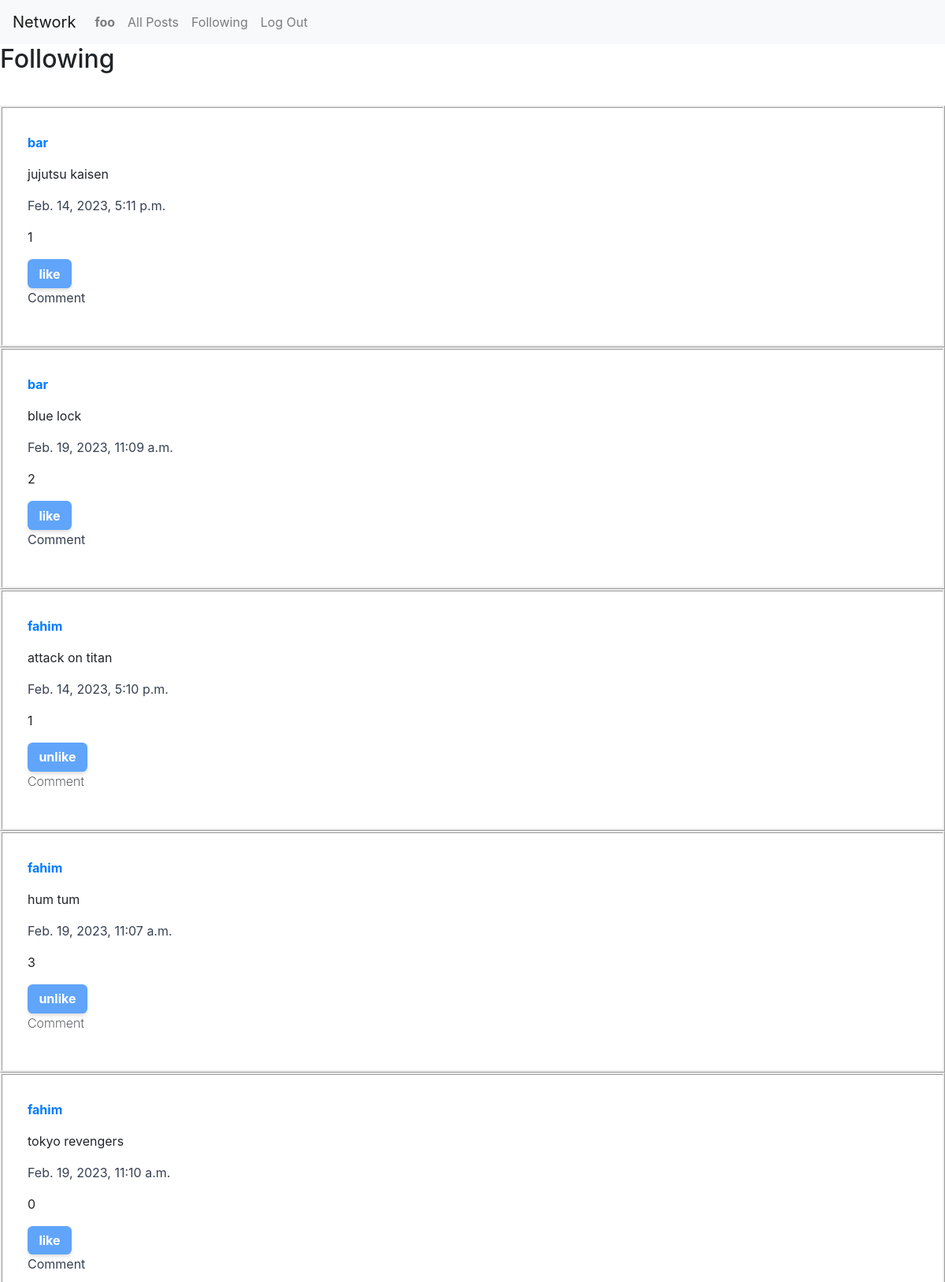
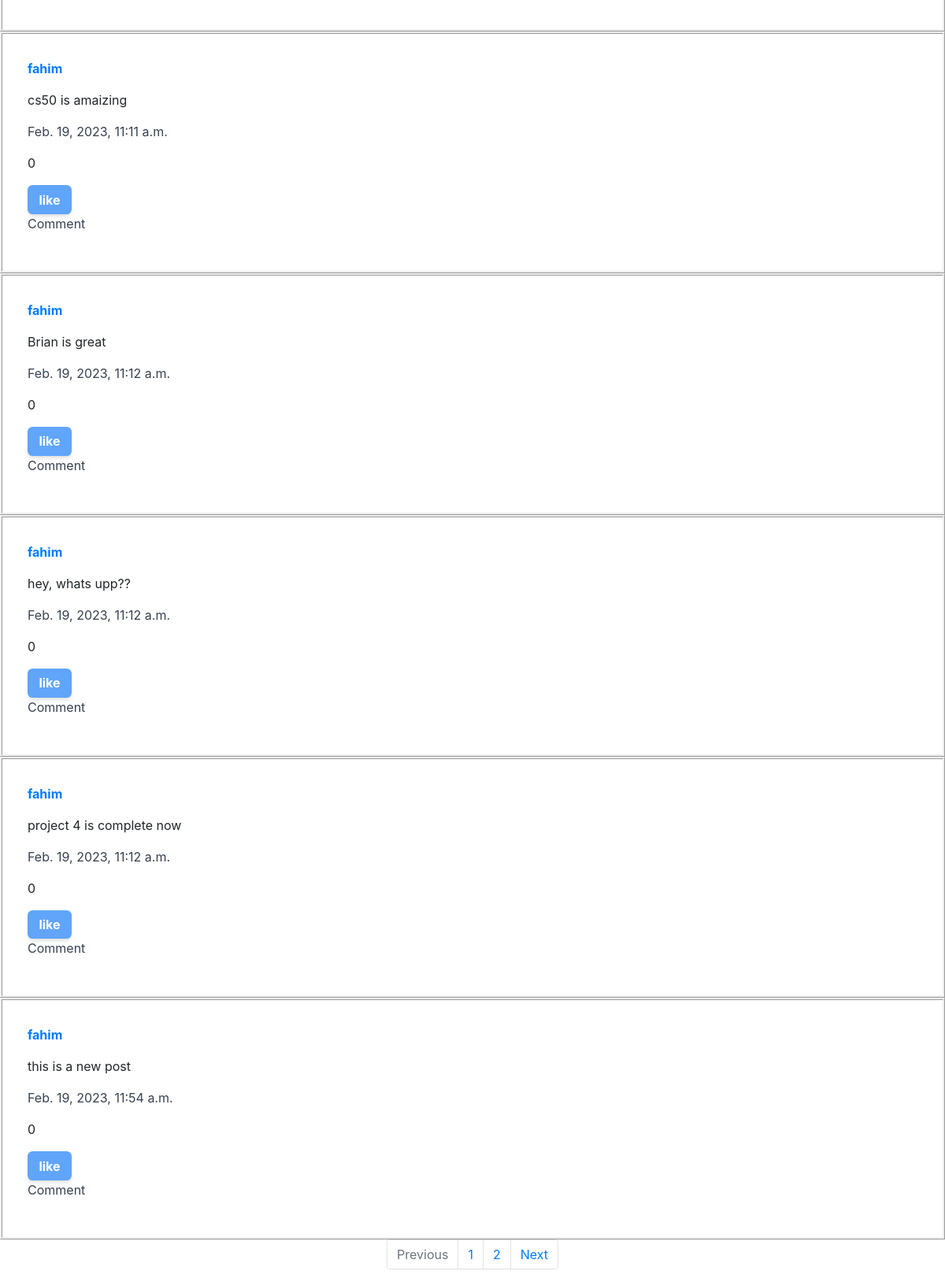
Page /following (signed in) on the committed database (2 pictures, top to bottom).
### network/models.py (models this page shows, shortened)
class User(AbstractUser):
    def __str__(self):
        return self.username

class Post(models.Model):
    creator = models.ForeignKey(User, on_delete=models.CASCADE, related_name="posts")
    content = models.CharField(max_length=255)
    created_on = models.DateTimeField(auto_now_add=True)
    likes = models.ManyToManyField(User, related_name="liked_post")
    like = models.IntegerField(default=0)

### network/views.py (the view)
# urls.py: path("following", views.following, name="following"),
@csrf_exempt
def following(request, page_num=1):
    user = request.user
    follow = Follow.objects.get(user=user)
    followings = follow.following.all()
    liked_posts = []
    posts = Post.objects.none()
    for u in followings:
        posts = posts | Post.objects.filter(creator=u)
    liked = Post.objects.filter(likes=request.user)
    for post in posts:
        if post in liked:
            liked_posts.append(post)
    p = Paginator(posts, 10)
    posts = p.page(page_num)
    return render(request, "network/following.html", {
        "posts": posts.object_list,
        "liked_posts": liked_posts,
        "page_range": p.page_range,
        "previous_page_number": posts.previous_page_number() if posts.has_previous() else 0,
        "next_page_number": posts.next_page_number() if posts.has_next() else 0,
        "previous": posts.has_previous(),
        "next": posts.has_next(),
    })

### network/templates/network/following.html (shortened to what this page needs)
{% extends "network/layout.html" %}
{% block body %}
<h2 style="padding-bottom: 2rem;">Following</h2>
{% for post in posts %}
	{% if post in liked_posts %}
		<div style="border-style: ridge; padding: 2rem;">
			<p>
				<a href="{% url 'profile' post.creator.id %}">
					<b>{{ post.creator }}</b>
				</a>
			</p>
			<div id="div{{ post.id }}">
				<p id="{{ post.id }}">{{ post.content }}</p>
			</div>
			<p style="color: #374151;">{{ post.created_on }}</p>
			<p id="like{{ post.id }}">{{ post.like }}</p>
			<input
				id="like_button{{ post.id }}"
				type="button"
				value="unlike"
				onclick="handleLike({{ post.id }})"
				style="padding-top: 0.4rem; padding-bottom: 0.4rem; padding-left: 0.9rem; padding-right: 0.9rem; border-radius: 0.4rem; background-color: #60a5fa; color: #ffffff; font-weight: 700; border-style: none; box-shadow: 0 4px 6px -1px rgba(0, 0, 0, 0.1), 0 2px 4px -1px rgba(0, 0, 0, 0.06);"
			/>
			<p style="font-weight: 200;">Comment</p>
		</div>
	{% else %}
		<div style="border-style: ridge; padding: 2rem;">
			<p>
				<a href="{% url 'profile' post.creator.id %}">
					<b>{{ post.creator }}</b>
				</a>
			</p>
			<div id="div{{ post.id }}">
				<p id="{{ post.id }}">{{ post.content }}</p>
			</div>
			<p style="color: #374151;">{{ post.created_on }}</p>
			<p id="like{{ post.id }}">{{ post.like }}</p>
			<input
				id="like_button{{ post.id }}"
				value="like"
				type="button"
				onclick="handleLike({{ post.id }})"
				style="padding-top: 0.4rem; padding-bottom: 0.4rem; padding-left: 0.9rem; padding-right: 0.9rem; border-radius: 0.4rem; background-color: #60a5fa; color: #ffffff; font-weight: 700; border-style: none; box-shadow: 0 4px 6px -1px rgba(0, 0, 0, 0.1), 0 2px 4px -1px rgba(0, 0, 0, 0.06);"
			/>
			<p style="color: #374151;">Comment</p>
		</div>
	{% endif %}
{% endfor %}
<nav aria-label="Page navigation example">
  <ul class="pagination justify-content-center">
	{% if previous %}
		<li class="page-item">
			<a class="page-link" href="{% url 'index' previous_page_number %}" tabindex="-1" aria-disabled="true">Previous</a>
		</li>
	{% else %}
		<li class="page-item disabled">
		<a class="page-link" href="#" tabindex="-1" aria-disabled="true">Previous</a>
		</li>
	{% endif %}
	{% for i in page_range%}
	<li class="page-item"><a class="page-link" href="{% url 'index' i %}">{{ i }}</a></li>
	{% endfor %}
	{% if next %}
		<li class="page-item">
		<a class="page-link" href="{% url 'index' next_page_number %}" tabindex="-1" aria-disabled="true">Next</a>
		</li>
	{% else %}
		<li class="page-item disabled">
		<a class="page-link" href="#" tabindex="-1" aria-disabled="true">Next</a>
		</li>
	{% endif %}
  </ul>
</nav>
{% endblock %}

### network/templates/network/layout.html (shortened to what this page needs)
{% load static %}
<!DOCTYPE html>
<html lang="en">
    <head>
        <link rel="stylesheet" href="https://stackpath.bootstrapcdn.com/bootstrap/4.4.1/css/bootstrap.min.css">
        <link href="{% static 'network/styles.css' %}" rel="stylesheet">
    </head>
    <body>
        <nav class="navbar navbar-expand-lg navbar-light bg-light">
            <a class="navbar-brand" href="{% url 'index' %}">Network</a>
            <div>
              <ul class="navbar-nav mr-auto">
                {% if user.is_authenticated %}
                    <li class="nav-item">
                        <a class="nav-link" href="{% url 'profile' user.id %}"><strong>{{ user.username }}</strong></a>
                    </li>
                {% endif %}
                <li class="nav-item">
                  <a class="nav-link" href="{% url 'index' %}">All Posts</a>
                </li>
                {% if user.is_authenticated %}
                    <li class="nav-item">
						<a class="nav-link" href="{% url 'following' %}">Following</a>
                    </li>
                    <li class="nav-item">
                        <a class="nav-link" href="{% url 'logout' %}">Log Out</a>
                    </li>
                {% endif %}
              </ul>
            </div>
          </nav>
		  <div class="body">
            {% block body %}
            {% endblock %}
        </div>
    </body>
</html>

### rows in the picture
User: username "foo"
Post: creator "bar", content "jujutsu kaisen", created_on "Feb. 14, 2023, 5:11 p.m.", like "1"
Post: creator "bar", content "blue lock", created_on "Feb. 19, 2023, 11:09 a.m.", like "2"
Post: creator "fahim", content "attack on titan", created_on "Feb. 14, 2023, 5:10 p.m.", like "1"
Post: creator "fahim", content "hum tum", created_on "Feb. 19, 2023, 11:07 a.m.", like "3"
Post: creator "fahim", content "tokyo revengers", created_on "Feb. 19, 2023, 11:10 a.m.", like "0"
Post: creator "fahim", content "cs50 is amaizing", created_on "Feb. 19, 2023, 11:11 a.m.", like "0"
Post: creator "fahim", content "Brian is great", created_on "Feb. 19, 2023, 11:12 a.m.", like "0"
Post: creator "fahim", content "hey, whats upp??", created_on "Feb. 19, 2023, 11:12 a.m.", like "0"
Post: creator "fahim", content "project 4 is complete now", created_on "Feb. 19, 2023, 11:12 a.m.", like "0"
Post: creator "fahim", content "this is a new post", created_on "Feb. 19, 2023, 11:54 a.m.", like "0"

### other values in the picture
{{ i }} "1" "2"
